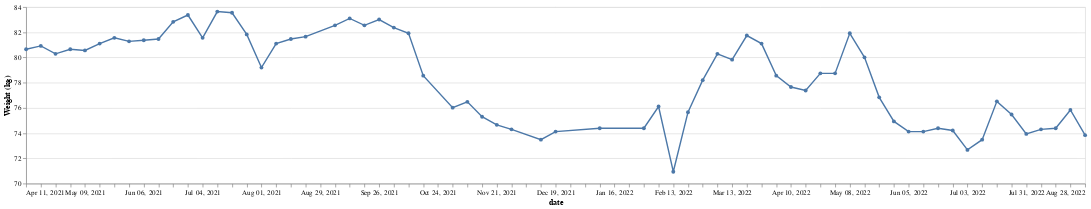

The code cell stored with this chart in its notebook:
### Code cell
# weight graph (lower is better)

chart = make_chart_with_tool_tip(4, False)

chart

### Figure 1 — Vega-Lite specification as saved in the notebook (floating-point values rounded to 4 significant figures)
{"$schema": "https://vega.github.io/schema/vega-lite/v4.17.0.json", "config": {"view": {"continuousHeight": 300, "continuousWidth": 400}}, "data": {"name": "data-9f355c7b6fa11bbbbd1a3376588ef2bb"}, "datasets": {"data-9f355c7b6fa11bbbbd1a3376588ef2bb": [{"Weight (kg)": 80.65, "date": "2021-04-11T00:00:00"}, {"Weight (kg)": 80.92, "date": "2021-04-18T00:00:00"}, {"Weight (kg)": 80.29, "date": "2021-04-25T00:00:00"}, {"Weight (kg)": 80.65, "date": "2021-05-02T00:00:00"}, {"Weight (kg)": 80.56, "date": "2021-05-09T00:00:00"}, {"Weight (kg)": 81.1, "date": "2021-05-16T00:00:00"}, {"Weight (kg)": 81.56, "date": "2021-05-23T00:00:00"}, {"Weight (kg)": 81.28, "date": "2021-05-30T00:00:00"}, {"Weight (kg)": 81.37, "date": "2021-06-06T00:00:00"}, {"Weight (kg)": 81.47, "date": "2021-06-13T00:00:00"}, {"Weight (kg)": 82.83, "date": "2021-06-20T00:00:00"}, {"Weight (kg)": 83.37, "date": "2021-06-27T00:00:00"}, {"Weight (kg)": 81.56, "date": "2021-07-04T00:00:00"}, {"Weight (kg)": 83.64, "date": "2021-07-11T00:00:00"}, {"Weight (kg)": 83.55, "date": "2021-07-18T00:00:00"}, {"Weight (kg)": 81.83, "date": "2021-07-25T00:00:00"}, {"Weight (kg)": 79.2, "date": "2021-08-01T00:00:00"}, {"Weight (kg)": 81.1, "date": "2021-08-08T00:00:00"}, {"Weight (kg)": 81.47, "date": "2021-08-15T00:00:00"}, {"Weight (kg)": 81.65, "date": "2021-08-22T00:00:00"}, {"Weight (kg)": 82.55, "date": "2021-09-05T00:00:00"}, {"Weight (kg)": 83.1, "date": "2021-09-12T00:00:00"}, {"Weight (kg)": 82.55, "date": "2021-09-19T00:00:00"}, {"Weight (kg)": 83.01, "date": "2021-09-26T00:00:00"}, {"Weight (kg)": 82.37, "date": "2021-10-03T00:00:00"}, {"Weight (kg)": 81.92, "date": "2021-10-10T00:00:00"}, {"Weight (kg)": 78.56, "date": "2021-10-17T00:00:00"}, {"Weight (kg)": 76.02, "date": "2021-10-31T00:00:00"}, {"Weight (kg)": 76.48, "date": "2021-11-07T00:00:00"}, {"Weight (kg)": 75.3, "date": "2021-11-14T00:00:00"}, {"Weight (kg)": 74.66, "date": "2021-11-21T00:00:00"}, {"Weight (kg)": 74.3, "date": "2021-11-28T00:00:00"}, {"Weight (kg)": 73.48, "date": "2021-12-12T00:00:00"}, {"Weight (kg)": 74.12, "date": "2021-12-19T00:00:00"}, {"Weight (kg)": 74.39, "date": "2022-01-09T00:00:00"}, {"Weight (kg)": 74.39, "date": "2022-01-30T00:00:00"}, {"Weight (kg)": 76.11, "date": "2022-02-06T00:00:00"}, {"Weight (kg)": 70.94, "date": "2022-02-13T00:00:00"}, {"Weight (kg)": 75.66, "date": "2022-02-20T00:00:00"}, {"Weight (kg)": 78.2, "date": "2022-02-27T00:00:00"}, {"Weight (kg)": 80.29, "date": "2022-03-06T00:00:00"}, {"Weight (kg)": 79.83, "date": "2022-03-13T00:00:00"}, {"Weight (kg)": 81.74, "date": "2022-03-20T00:00:00"}, {"Weight (kg)": 81.1, "date": "2022-03-27T00:00:00"}, {"Weight (kg)": 78.56, "date": "2022-04-03T00:00:00"}, {"Weight (kg)": 77.66, "date": "2022-04-10T00:00:00"}, {"Weight (kg)": 77.38, "date": "2022-04-17T00:00:00"}, {"Weight (kg)": 78.74, "date": "2022-04-24T00:00:00"}, {"Weight (kg)": 78.74, "date": "2022-05-01T00:00:00"}, {"Weight (kg)": 81.92, "date": "2022-05-08T00:00:00"}, {"Weight (kg)": 80.01, "date": "2022-05-15T00:00:00"}, {"Weight (kg)": 76.84, "date": "2022-05-22T00:00:00"}, {"Weight (kg)": 74.93, "date": "2022-05-29T00:00:00"}, {"Weight (kg)": 74.12, "date": "2022-06-05T00:00:00"}, {"Weight (kg)": 74.12, "date": "2022-06-12T00:00:00"}, {"Weight (kg)": 74.39, "date": "2022-06-19T00:00:00"}, {"Weight (kg)": 74.21, "date": "2022-06-26T00:00:00"}, {"Weight (kg)": 72.67, "date": "2022-07-03T00:00:00"}, {"Weight (kg)": 73.48, "date": "2022-07-10T00:00:00"}, {"Weight (kg)": 76.52, "date": "2022-07-17T00:00:00"}, {"Weight (kg)": 75.48, "date": "2022-07-24T00:00:00"}, {"Weight (kg)": 73.94, "date": "2022-07-31T00:00:00"}, {"Weight (kg)": 74.3, "date": "2022-08-07T00:00:00"}, {"Weight (kg)": 74.39, "date": "2022-08-14T00:00:00"}, {"Weight (kg)": 75.84, "date": "2022-08-21T00:00:00"}, {"Weight (kg)": 73.84, "date": "2022-08-28T00:00:00"}]}, "encoding": {"tooltip": [{"field": "date", "type": "temporal"}, {"field": "Weight (kg)", "type": "quantitative"}], "x": {"axis": {"grid": false}, "field": "date", "sort": "-x", "timeUnit": "yearmonthdate", "title": "date", "type": "temporal"}, "y": {"field": "Weight (kg)", "scale": {"zero": false}, "title": "Weight (kg)", "type": "quantitative"}}, "height": 250, "mark": {"point": true, "type": "line"}, "width": 1500}
